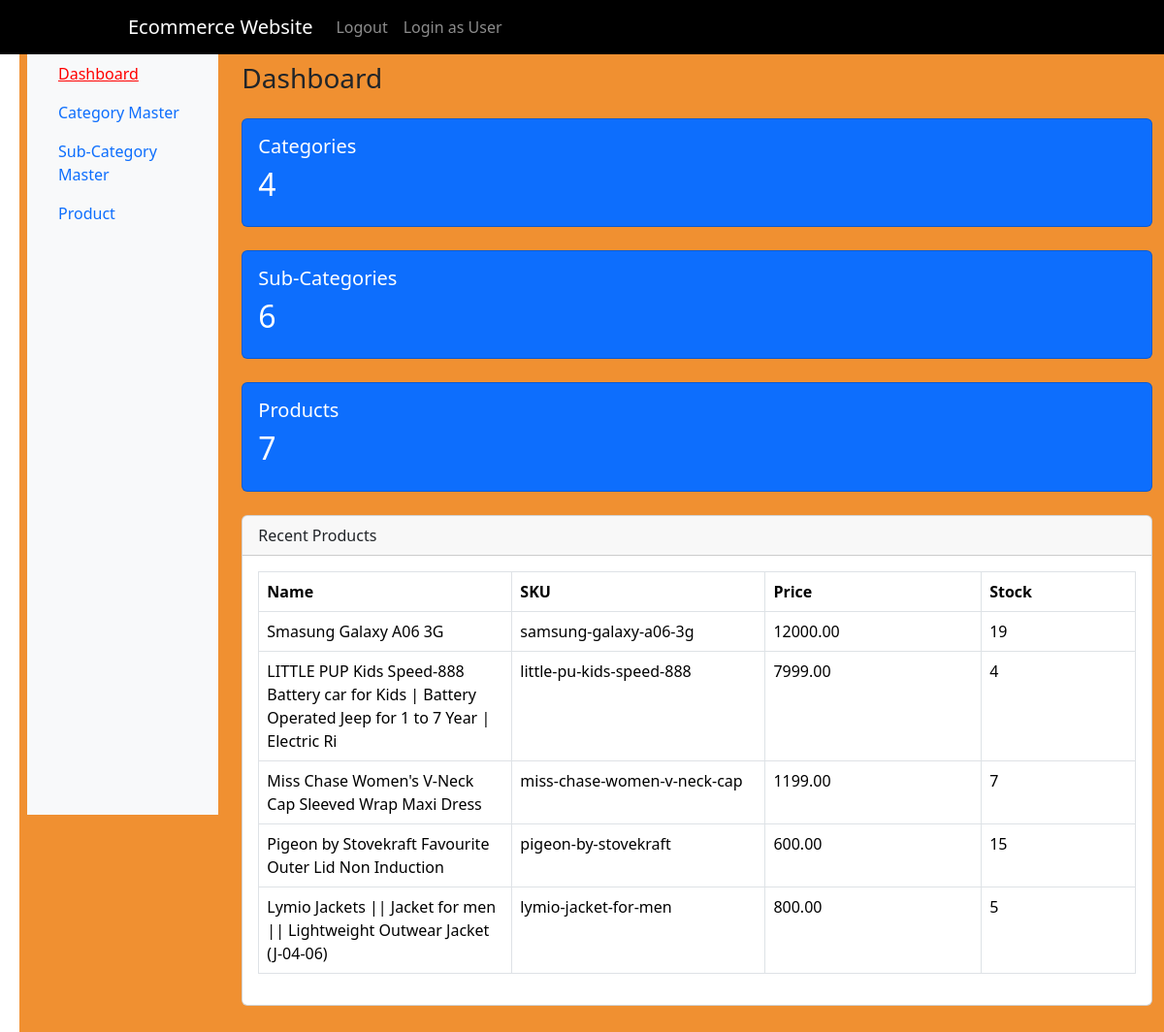
/admin-dashboard/ (signed in), run on the app's committed database.
### products/models.py (models this page shows, shortened)
class Product(models.Model):
	subcategory=models.ForeignKey(SubCategory,on_delete=models.CASCADE)
	name=models.CharField(max_length=100)
	sku=models.CharField(max_length=50,unique=True)
	price=models.DecimalField(max_digits=10,decimal_places=2)
	stock=models.PositiveIntegerField()
	description=models.TextField(blank=True)
	image=models.ImageField(upload_to='porducts/',blank=True,null=True)

### admin_panel/views.py (the view)
# urls.py: path('admin-dashboard/',admin_views.admin_dashboard,name="admin-dashboard"),
@login_required(login_url='admin-login')
@user_passes_test(is_admin, login_url='admin-login')
def admin_dashboard(request):
    if not request.user.is_staff:
        raise PermissionDenied
    context = {
        'category_count': Category.objects.count(),
        'sub_category_count': SubCategory.objects.count(),
        'product_count': Product.objects.count(),
        'products': Product.objects.order_by('-id')[:5],
    }
    return render(request,'admin_panel/admin_dashboard.html',context)

### admin_panel/views.py (called while the page is built)
def is_admin(user):
	return user.is_staff

### admin_panel/templates/admin_panel/admin_dashboard.html
{% extends "admin_panel/Base.html" %}
{% load static %}
{% block content %}
	<div class="row align-items-stretch">
		<div class="col-md-2 bg-light sidebar p-3 vh-100">
			<ul class="nav flex-column">
				<li class="nav-item">
					<a class="nav-link active" href="{% url 'admin-dashboard' %}">Dashboard</a></li>
					<li class="nav-item">
					<a class="nav-link" href="{% url 'admin_panel:category_list' %}">Category Master</a>
					</li>
					<li class="nav-item">
					<a class="nav-link" href="{% url 'admin_panel:subcategory_list' %}">Sub-Category Master</a></li>
					<li class="nav-item">
					<a class="nav-link" href="{% url 'admin_panel:product_list' %}">Product</a></li>
				</ul>
		</div>
<div class="col-md-10 p-4">
	<h3>Dashboard</h3>
	<div class="row- mt-4">
		<div class="col-md3">
			<div class="card text-bg-primary" onclick="window.location.href='{% url 'admin_panel:category_list' %}'" style="cursor: pointer;">
				<div class="card-body">
					<h5>Categories</h5>
					<h2>{{category_count}}</h2>
				</div>
		</div>
	</div>
	</div>
<div class="row- mt-4">
		<div class="col-md3">
			<div class="card text-bg-primary" onclick="window.location.href='{% url 'admin_panel:subcategory_list' %}'" style="cursor: pointer;">
				<div class="card-body">
					<h5>Sub-Categories</h5>
					<h2>{{sub_category_count}}</h2>
				</div>
		</div>
	</div>
	</div>
	<div class="row- mt-4">
		<div class="col-md3">
			<div class="card text-bg-primary" onclick="window.location.href='{% url 'admin_panel:product_list' %}'" style="cursor: pointer;">
				<div class="card-body">
					<h5>Products</h5>
					<h2>{{product_count}}</h2>
				</div>
			</div>
		</div>
	</div>
<div class="card mt-4">
	<div class="card-header">
		Recent Products
	</div>
	<div class="card-body">
		<table class="table table-bordered">
			<tr>
				<th>Name</th>
				<th>SKU</th>
				<th>Price</th>
				<th>Stock</th>
			</tr>
			{% for product in products %}
			<tr>
				<td>{{product.name}}</td>
				<td>{{product.sku}}</td>
				<td>{{product.price}}</td>
				<td>{{product.stock}}</td>
			</tr>
			{% empty %}
			<tr>
				<td colspan="4" class="text-center">No Products Found</td>
			</tr>
			{% endfor %}
		</table>
</div>
{% endblock %}

### admin_panel/static/css/style.css (style rules this page uses)
html,body { background-color: #fff; justify-content: center; align-items: center; overflow-x: auto; }
th, td { white-space: normal; max-width: 100px; }
.active { text-decoration: underline red; color: red; }

### data on the page
Product: name "Smasung Galaxy A06 3G", sku "samsung-galaxy-a06-3g", price "12000.00", stock "19"
Product: name "LITTLE PUP Kids Speed-888 Battery car for Kids | Battery Operated Jeep for 1 to 7 Year | Electric Ri", sku "little-pu-kids-speed-888", price "7999.00", stock "4"
Product: name "Miss Chase Women's V-Neck Cap Sleeved Wrap Maxi Dress", sku "miss-chase-women-v-neck-cap", price "1199.00", stock "7"
Product: name "Pigeon by Stovekraft Favourite Outer Lid Non Induction", sku "pigeon-by-stovekraft", price "600.00", stock "15"
Product: name "Lymio Jackets || Jacket for men || Lightweight Outwear Jacket (J-04-06)", sku "lymio-jacket-for-men", price "800.00", stock "5"

### other printed values
{{ category_count }} "4"
{{ sub_category_count }} "6"
{{ product_count }} "7"
